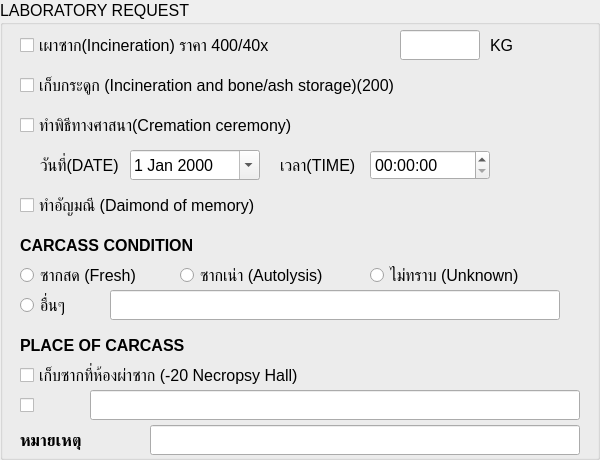
  <widget class="QGroupBox" name="gb_lab_request">
   <property name="geometry">
    <rect>
     <x>20</x>
     <y>90</y>
     <width>600</width>
     <height>460</height>
    </rect>
   </property>
   <property name="font">
    <font>
     <pointsize>12</pointsize>
    </font>
   </property>
   <property name="title">
    <string>LABORATORY REQUEST</string>
   </property>
   <widget class="QCheckBox" name="cb_incineration">
    <property name="geometry">
     <rect>
      <x>20</x>
      <y>30</y>
      <width>350</width>
      <height>30</height>
     </rect>
    </property>
    <property name="font">
     <font>
      <pointsize>12</pointsize>
     </font>
    </property>
    <property name="text">
     <string>เผาซาก(Incineration) ราคา 400/40x</string>
    </property>
   </widget>
   <widget class="QLineEdit" name="le_incineration_kg">
    <property name="geometry">
     <rect>
      <x>400</x>
      <y>30</y>
      <width>80</width>
      <height>30</height>
     </rect>
    </property>
    <property name="font">
     <font>
      <pointsize>12</pointsize>
     </font>
    </property>
   </widget>
   <widget class="QLabel" name="label_kg">
    <property name="geometry">
     <rect>
      <x>490</x>
      <y>30</y>
      <width>40</width>
      <height>30</height>
     </rect>
    </property>
    <property name="font">
     <font>
      <pointsize>12</pointsize>
     </font>
    </property>
    <property name="text">
     <string>KG</string>
    </property>
   </widget>
   <widget class="QCheckBox" name="cb_bone_storage">
    <property name="geometry">
     <rect>
      <x>20</x>
      <y>70</y>
      <width>450</width>
      <height>30</height>
     </rect>
    </property>
    <property name="font">
     <font>
      <pointsize>12</pointsize>
     </font>
    </property>
    <property name="text">
     <string>เก็บกระดูก (Incineration and bone/ash storage)(200)</string>
    </property>
   </widget>
   <widget class="QCheckBox" name="cb_ceremony">
    <property name="geometry">
     <rect>
      <x>20</x>
      <y>110</y>
      <width>450</width>
      <height>30</height>
     </rect>
    </property>
    <property name="font">
     <font>
      <pointsize>12</pointsize>
     </font>
    </property>
    <property name="text">
     <string>ทำพิธีทางศาสนา(Cremation ceremony)</string>
    </property>
   </widget>
   <widget class="QLabel" name="label_date">
    <property name="geometry">
     <rect>
      <x>40</x>
      <y>150</y>
      <width>80</width>
      <height>30</height>
     </rect>
    </property>
    <property name="font">
     <font>
      <pointsize>12</pointsize>
     </font>
    </property>
    <property name="text">
     <string>วันที่(DATE)</string>
    </property>
   </widget>
   <widget class="QDateEdit" name="dateEdit">
    <property name="geometry">
     <rect>
      <x>130</x>
      <y>150</y>
      <width>130</width>
      <height>30</height>
     </rect>
    </property>
    <property name="font">
     <font>
      <pointsize>12</pointsize>
     </font>
    </property>
    <property name="calendarPopup">
     <bool>true</bool>
    </property>
   </widget>
   <widget class="QLabel" name="label_time">
    <property name="geometry">
     <rect>
      <x>280</x>
      <y>150</y>
      <width>80</width>
      <height>30</height>
     </rect>
    </property>
    <property name="font">
     <font>
      <pointsize>12</pointsize>
     </font>
    </property>
    <property name="text">
     <string>เวลา(TIME)</string>
    </property>
   </widget>
   <widget class="QTimeEdit" name="timeEdit">
    <property name="geometry">
     <rect>
      <x>370</x>
      <y>150</y>
      <width>120</width>
      <height>30</height>
     </rect>
    </property>
    <property name="font">
     <font>
      <pointsize>12</pointsize>
     </font>
    </property>
   </widget>
   <widget class="QCheckBox" name="cb_diamond_mem">
    <property name="geometry">
     <rect>
      <x>20</x>
      <y>190</y>
      <width>350</width>
      <height>30</height>
     </rect>
    </property>
    <property name="font">
     <font>
      <pointsize>12</pointsize>
     </font>
    </property>
    <property name="text">
     <string>ทำอัญมณี (Daimond of memory)</string>
    </property>
   </widget>
   <widget class="QLabel" name="label_carcass_cond">
    <property name="geometry">
     <rect>
      <x>20</x>
      <y>230</y>
      <width>250</width>
      <height>30</height>
     </rect>
    </property>
    <property name="font">
     <font>
      <pointsize>12</pointsize>
      <bold>true</bold>
     </font>
    </property>
    <property name="text">
     <string>CARCASS CONDITION</string>
    </property>
   </widget>
   <widget class="QRadioButton" name="rb_fresh">
    <property name="geometry">
     <rect>
      <x>20</x>
      <y>260</y>
      <width>150</width>
      <height>30</height>
     </rect>
    </property>
    <property name="font">
     <font>
      <pointsize>12</pointsize>
     </font>
    </property>
    <property name="text">
     <string>ซากสด (Fresh)</string>
    </property>
   </widget>
   <widget class="QRadioButton" name="rb_autolysis">
    <property name="geometry">
     <rect>
      <x>180</x>
      <y>260</y>
      <width>180</width>
      <height>30</height>
     </rect>
    </property>
    <property name="font">
     <font>
      <pointsize>12</pointsize>
     </font>
    </property>
    <property name="text">
     <string>ซากเน่า (Autolysis)</string>
    </property>
   </widget>
   <widget class="QRadioButton" name="rb_unknown">
    <property name="geometry">
     <rect>
      <x>370</x>
      <y>260</y>
      <width>180</width>
      <height>30</height>
     </rect>
    </property>
    <property name="font">
     <font>
      <pointsize>12</pointsize>
     </font>
    </property>
    <property name="text">
     <string>ไม่ทราบ (Unknown)</string>
    </property>
   </widget>
   <widget class="QRadioButton" name="rb_other_cond">
    <property name="geometry">
     <rect>
      <x>20</x>
      <y>290</y>
      <width>60</width>
      <height>30</height>
     </rect>
    </property>
    <property name="font">
     <font>
      <pointsize>12</pointsize>
     </font>
    </property>
    <property name="text">
     <string>อื่นๆ</string>
    </property>
   </widget>
   <widget class="QLineEdit" name="le_other_cond">
    <property name="geometry">
     <rect>
      <x>110</x>
      <y>290</y>
      <width>450</width>
      <height>30</height>
     </rect>
    </property>
    <property name="font">
     <font>
      <pointsize>12</pointsize>
     </font>
    </property>
   </widget>
   <widget class="QLabel" name="label_place">
    <property name="geometry">
     <rect>
      <x>20</x>
      <y>330</y>
      <width>300</width>
      <height>30</height>
     </rect>
    </property>
    <property name="font">
     <font>
      <pointsize>12</pointsize>
      <bold>true</bold>
     </font>
    </property>
    <property name="text">
     <string>PLACE OF CARCASS</string>
    </property>
   </widget>
   <widget class="QCheckBox" name="cb_necropsy">
    <property name="geometry">
     <rect>
      <x>20</x>
      <y>360</y>
      <width>400</width>
      <height>30</height>
     </rect>
    </property>
    <property name="font">
     <font>
      <pointsize>12</pointsize>
     </font>
    </property>
    <property name="text">
     <string>เก็บซากที่ห้องผ่าซาก (-20 Necropsy Hall)</string>
    </property>
   </widget>
   <widget class="QCheckBox" name="cb_place_opt1">
    <property name="geometry">
     <rect>
      <x>20</x>
      <y>390</y>
      <width>20</width>
      <height>30</height>
     </rect>
    </property>
    <property name="text">
     <string/>
    </property>
   </widget>
   <widget class="QLineEdit" name="le_place_opt1">
    <property name="geometry">
     <rect>
      <x>90</x>
      <y>390</y>
      <width>490</width>
      <height>30</height>
     </rect>
    </property>
    <property name="minimumSize">
     <size>
      <width>490</width>
      <height>30</height>
     </size>
    </property>
    <property name="maximumSize">
     <size>
      <width>490</width>
      <height>30</height>
     </size>
    </property>
    <property name="font">
     <font>
      <pointsize>12</pointsize>
     </font>
    </property>
   </widget>
   <widget class="QLabel" name="label_remark_lab">
    <property name="geometry">
     <rect>
      <x>20</x>
      <y>425</y>
      <width>100</width>
      <height>30</height>
     </rect>
    </property>
    <property name="font">
     <font>
      <pointsize>12</pointsize>
      <bold>true</bold>
     </font>
    </property>
    <property name="text">
     <string>หมายเหตุ</string>
    </property>
   </widget>
   <widget class="QLineEdit" name="le_remark_lab">
    <property name="geometry">
     <rect>
      <x>150</x>
      <y>425</y>
      <width>430</width>
      <height>30</height>
     </rect>
    </property>
    <property name="minimumSize">
     <size>
      <width>430</width>
      <height>30</height>
     </size>
    </property>
    <property name="maximumSize">
     <size>
      <width>430</width>
      <height>30</height>
     </size>
    </property>
    <property name="font">
     <font>
      <pointsize>12</pointsize>
     </font>
    </property>
   </widget>
  </widget>
